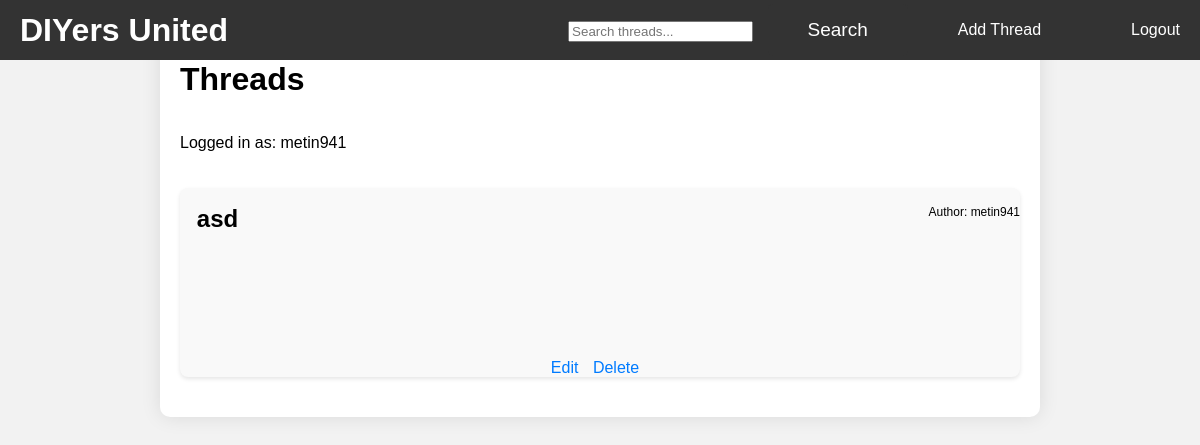
Screenshot of / (signed in) with the database file from the repository.
### app.py (models this page shows)
class User(db.Model):
    id = db.Column(db.Integer, primary_key=True)
    username = db.Column(db.String(80), unique=True, nullable=False)
    password = db.Column(db.String(120), nullable=False)
    name = db.Column(db.String(80), nullable=False)
    email = db.Column(db.String(120), unique=True, nullable=False)
    country = db.Column(db.String(120), nullable=False)

class Thread(db.Model):
    id = db.Column(db.Integer, primary_key=True)
    title = db.Column(db.String(80), nullable=False)
    content = db.Column(db.Text, nullable=False)
    user_id = db.Column(db.Integer, db.ForeignKey('user.id'), nullable=False)
    user = db.relationship('User', backref=db.backref('threads', lazy=True))

### app.py (the view)
@app.route('/')
def index():
    username = None
    threads = None
    query = request.args.get('query')
    if query:
        threads = Thread.query.filter(Thread.title.ilike(f'%{query}%')).all()
    else:
        threads = Thread.query.all()
    if 'user_id' in session:
        user_id = session['user_id']
        user = User.query.get(user_id)
        if user:
            username = user.username
    return render_template('index.html', threads=threads, username=username)

### templates/index.html (shortened to what this page needs)
<!DOCTYPE html>
<html>
<head>
</head>
<body>
    <header>
        <h1>DIYers United</h1>
        <div class="user-actions">
            <form action="{{ url_for('search_threads') }}" method="GET">
                <input type="text" name="query" placeholder="Search threads...">
                <button type="submit" class="search-btn">Search</button>
            </form>
            {% if username %}
            <a href="{{ url_for('create_thread') }}" class="add-thread-btn">Add Thread</a>
            <a href="{{ url_for('logout') }}" class="logout-btn">Logout</a>
            {% else %}
            <a href="{{ url_for('login') }}" class="login-btn">Login</a>
            {% endif %}
        </div>
    </header>
<div class="container">
    <h1 class="header">Threads</h1>
    <div class="user-banner">
        <div class="username-panel">
            {% if username %}
            <p>Logged in as: <span>{{ username }}</span></p>
            {% endif %}
        </div>
    </div>
    <ul class="thread-list">
        {% for thread in threads %}
        <li class="thread-item">
            <div class="thread-title">
                <div class="title-left">
                    <a href="{{ url_for('view_thread', thread_id=thread.id) }}">{{ thread.title }}</a>
                </div>
                <div class="title-right">
                    <span class="thread-creator">Author: {{ thread.user.username }}</span>
                </div>
            </div>
            <div class="thread-content">
            </div>
            <div class="thread-actions">
                {% if username and thread.user_id == session['user_id'] %}
                <a href="{{ url_for('edit_thread', thread_id=thread.id) }}">Edit</a>
                <a href="{{ url_for('delete_thread', thread_id=thread.id) }}" onclick="return confirmDelete()">Delete</a>
                {% endif %}
            </div>
        </li>
        {% endfor %}
    </ul>
</div>
</body>
</html>

### templates/index.html (style rules this page uses)
body { font-family: Arial, sans-serif; background-color: #f2f2f2; margin: 0; padding-bottom: 60px; }
.container { max-width: 70%; margin: 20px auto; padding: 20px; background-color: #fff; border-radius: 10px; box-shadow: 0px 0px 20px 0px rgba(0,0,0,0.1); }
.header { text-align: left; margin-bottom: 20px; }
.thread-list { padding: 0; margin: 0; list-style-type: none; }
.thread-item { margin-bottom: 20px; background-color: #f9f9f9; border-radius: 8px; box-shadow: 0px 2px 4px rgba(0,0,0,0.1); display: flex; justify-content: space-between; align-items: center; flex-direction: column; }
.thread-title { clear: both; width: 100%; display: flex; justify-content: space-between; align-items: center; }
.title-left { float: left; margin-top: 2%; margin-left: 2%; font-weight: bold; font-size: 24px; }
.title-right { float: right; }
.thread-title a { text-decoration: none; color: inherit; }
.thread-actions { margin-top: 10%; }
.thread-actions a { color: #007bff; text-decoration: none; margin-right: 10px; }
.add-thread-btn { margin: 20px auto; padding: 10px 20px; }
.logout-btn { margin: 20px auto; padding: 10px 20px; }
.user-banner { display: flex; justify-content: space-between; align-items: center; margin-bottom: 20px; }
.user-actions { display: flex; align-items: center; }
.thread-creator { font-size: 12px; text-align: right; margin-right: 0%; }
.thread-content { margin-right: auto; margin-bottom: 10px; padding-left: 2%; display: -webkit-box; -webkit-line-clamp: 5; -webkit-box-orient: vertical; overflow: hidden; }
header { background-color: #333; color: #fff; position: fixed; top: 0; width: 100%; height: 60px; transition: top 0.3s; display: flex; justify-content: space-between; align-items: center; padding: 0 20px; }
header h1 { margin: 0; }
.add-thread-btn, .login-btn, .logout-btn { margin-left: 10px; padding: 15% 40px; text-decoration: none; color: #fff; border-radius: 5px; }
body::before, body::after { content: ''; display: block; }
.search-btn { margin-left: 10px; padding: 15px 40px; text-decoration: none; color: #fff; background-color: #333; border: none; border-radius: 5px; font-size: 19px; }

### rows the page displays
User: username "metin941"
Thread: title "asd", user.username "metin941"
